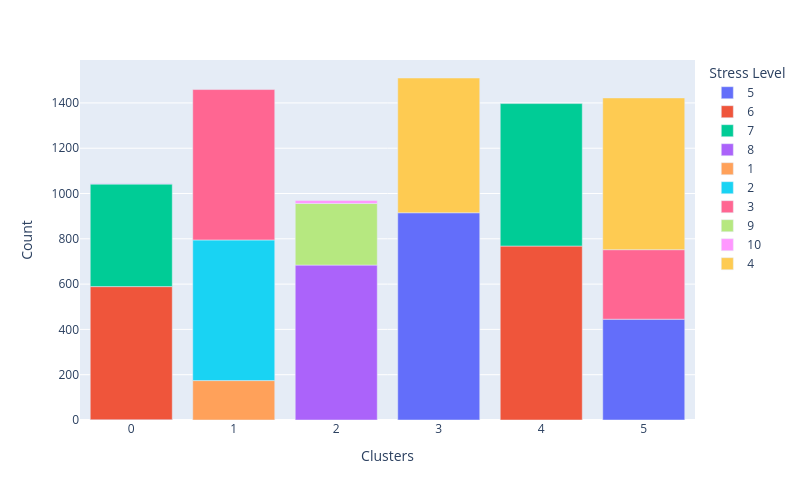
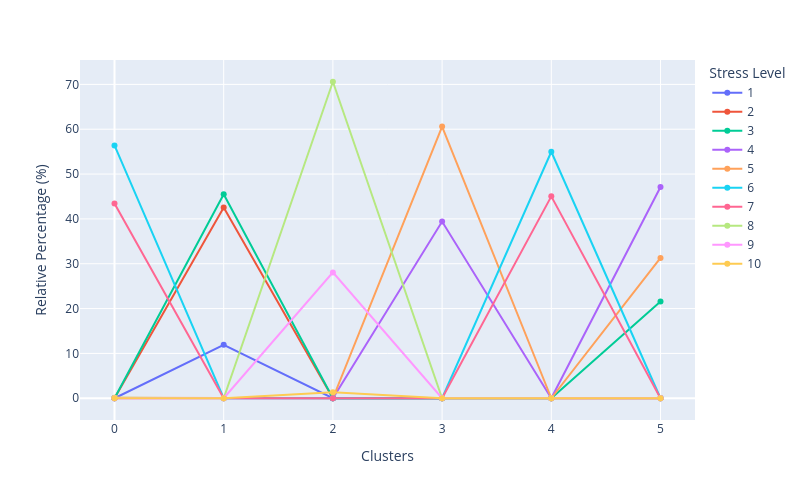

The cell these charts' notebook holds for them, in order:
### Markdown cell above
And alas, the below plot proves this with Stress Level, it has been just seperated into 3 bins with no real order, all 3 might aswell be the same cluster. I will remove Stress Level as a component.

### Code cell
df_cluster_vs=  df_cleaned.copy()
df_cluster_vs['Clusters'] = X['Clusters']
cluster_distribution_per_variable(df=df_cluster_vs, target='Stress Level')

### Figure 1 — Plotly figure (JSON) as saved in the notebook; plotly's stock layout.template omitted (floating-point values rounded to 4 significant figures)
{"data": [{"alignmentgroup": "True", "hovertemplate": "Stress Level=5<br>Clusters=%{x}<br>Count=%{y}<extra></extra>", "legendgroup": "5", "marker": {"color": "#636efa", "pattern": {"shape": ""}}, "name": "5", "offsetgroup": "5", "orientation": "v", "showlegend": true, "textposition": "auto", "type": "bar", "x": [0, 3, 5], "xaxis": "x", "y": [1, 915, 445], "yaxis": "y"}, {"alignmentgroup": "True", "hovertemplate": "Stress Level=6<br>Clusters=%{x}<br>Count=%{y}<extra></extra>", "legendgroup": "6", "marker": {"color": "#EF553B", "pattern": {"shape": ""}}, "name": "6", "offsetgroup": "6", "orientation": "v", "showlegend": true, "textposition": "auto", "type": "bar", "x": [0, 4], "xaxis": "x", "y": [588, 768], "yaxis": "y"}, {"alignmentgroup": "True", "hovertemplate": "Stress Level=7<br>Clusters=%{x}<br>Count=%{y}<extra></extra>", "legendgroup": "7", "marker": {"color": "#00cc96", "pattern": {"shape": ""}}, "name": "7", "offsetgroup": "7", "orientation": "v", "showlegend": true, "textposition": "auto", "type": "bar", "x": [0, 4], "xaxis": "x", "y": [453, 629], "yaxis": "y"}, {"alignmentgroup": "True", "hovertemplate": "Stress Level=8<br>Clusters=%{x}<br>Count=%{y}<extra></extra>", "legendgroup": "8", "marker": {"color": "#ab63fa", "pattern": {"shape": ""}}, "name": "8", "offsetgroup": "8", "orientation": "v", "showlegend": true, "textposition": "auto", "type": "bar", "x": [0, 2], "xaxis": "x", "y": [1, 684], "yaxis": "y"}, {"alignmentgroup": "True", "hovertemplate": "Stress Level=1<br>Clusters=%{x}<br>Count=%{y}<extra></extra>", "legendgroup": "1", "marker": {"color": "#FFA15A", "pattern": {"shape": ""}}, "name": "1", "offsetgroup": "1", "orientation": "v", "showlegend": true, "textposition": "auto", "type": "bar", "x": [1], "xaxis": "x", "y": [174], "yaxis": "y"}, {"alignmentgroup": "True", "hovertemplate": "Stress Level=2<br>Clusters=%{x}<br>Count=%{y}<extra></extra>", "legendgroup": "2", "marker": {"color": "#19d3f3", "pattern": {"shape": ""}}, "name": "2", "offsetgroup": "2", "orientation": "v", "showlegend": true, "textposition": "auto", "type": "bar", "x": [1], "xaxis": "x", "y": [621], "yaxis": "y"}, {"alignmentgroup": "True", "hovertemplate": "Stress Level=3<br>Clusters=%{x}<br>Count=%{y}<extra></extra>", "legendgroup": "3", "marker": {"color": "#FF6692", "pattern": {"shape": ""}}, "name": "3", "offsetgroup": "3", "orientation": "v", "showlegend": true, "textposition": "auto", "type": "bar", "x": [1, 5], "xaxis": "x", "y": [664, 307], "yaxis": "y"}, {"alignmentgroup": "True", "hovertemplate": "Stress Level=9<br>Clusters=%{x}<br>Count=%{y}<extra></extra>", "legendgroup": "9", "marker": {"color": "#B6E880", "pattern": {"shape": ""}}, "name": "9", "offsetgroup": "9", "orientation": "v", "showlegend": true, "textposition": "auto", "type": "bar", "x": [2], "xaxis": "x", "y": [272], "yaxis": "y"}, {"alignmentgroup": "True", "hovertemplate": "Stress Level=10<br>Clusters=%{x}<br>Count=%{y}<extra></extra>", "legendgroup": "10", "marker": {"color": "#FF97FF", "pattern": {"shape": ""}}, "name": "10", "offsetgroup": "10", "orientation": "v", "showlegend": true, "textposition": "auto", "type": "bar", "x": [2], "xaxis": "x", "y": [13], "yaxis": "y"}, {"alignmentgroup": "True", "hovertemplate": "Stress Level=4<br>Clusters=%{x}<br>Count=%{y}<extra></extra>", "legendgroup": "4", "marker": {"color": "#FECB52", "pattern": {"shape": ""}}, "name": "4", "offsetgroup": "4", "orientation": "v", "showlegend": true, "textposition": "auto", "type": "bar", "x": [3, 5], "xaxis": "x", "y": [595, 670], "yaxis": "y"}], "layout": {"barmode": "relative", "height": 500, "legend": {"title": {"text": "Stress Level"}, "tracegroupgap": 0}, "margin": {"t": 60}, "width": 800, "xaxis": {"anchor": "y", "domain": [0, 1], "tickmode": "array", "tickvals": [5, 0, 1, 2, 3, 4], "title": {"text": "Clusters"}}, "yaxis": {"anchor": "x", "domain": [0, 1], "title": {"text": "Count"}}}}

### Figure 2 — Plotly figure (JSON) as saved in the notebook; plotly's stock layout.template omitted (floating-point values rounded to 4 significant figures)
{"data": [{"hovertemplate": "Stress Level=1<br>Clusters=%{x}<br>Relative Percentage (%)=%{y}<extra></extra>", "legendgroup": "1", "line": {"color": "#636efa", "dash": "solid"}, "marker": {"symbol": "circle"}, "mode": "markers+lines", "name": "1", "orientation": "v", "showlegend": true, "type": "scatter", "x": [0, 1, 2, 3, 4, 5], "xaxis": "x", "y": [0, 11.93, 0, 0, 0, 0], "yaxis": "y"}, {"hovertemplate": "Stress Level=2<br>Clusters=%{x}<br>Relative Percentage (%)=%{y}<extra></extra>", "legendgroup": "2", "line": {"color": "#EF553B", "dash": "solid"}, "marker": {"symbol": "circle"}, "mode": "markers+lines", "name": "2", "orientation": "v", "showlegend": true, "type": "scatter", "x": [0, 1, 2, 3, 4, 5], "xaxis": "x", "y": [0, 42.56, 0, 0, 0, 0], "yaxis": "y"}, {"hovertemplate": "Stress Level=3<br>Clusters=%{x}<br>Relative Percentage (%)=%{y}<extra></extra>", "legendgroup": "3", "line": {"color": "#00cc96", "dash": "solid"}, "marker": {"symbol": "circle"}, "mode": "markers+lines", "name": "3", "orientation": "v", "showlegend": true, "type": "scatter", "x": [0, 1, 2, 3, 4, 5], "xaxis": "x", "y": [0, 45.51, 0, 0, 0, 21.59], "yaxis": "y"}, {"hovertemplate": "Stress Level=4<br>Clusters=%{x}<br>Relative Percentage (%)=%{y}<extra></extra>", "legendgroup": "4", "line": {"color": "#ab63fa", "dash": "solid"}, "marker": {"symbol": "circle"}, "mode": "markers+lines", "name": "4", "orientation": "v", "showlegend": true, "type": "scatter", "x": [0, 1, 2, 3, 4, 5], "xaxis": "x", "y": [0, 0, 0, 39.4, 0, 47.12], "yaxis": "y"}, {"hovertemplate": "Stress Level=5<br>Clusters=%{x}<br>Relative Percentage (%)=%{y}<extra></extra>", "legendgroup": "5", "line": {"color": "#FFA15A", "dash": "solid"}, "marker": {"symbol": "circle"}, "mode": "markers+lines", "name": "5", "orientation": "v", "showlegend": true, "type": "scatter", "x": [0, 1, 2, 3, 4, 5], "xaxis": "x", "y": [0.09588, 0, 0, 60.6, 0, 31.29], "yaxis": "y"}, {"hovertemplate": "Stress Level=6<br>Clusters=%{x}<br>Relative Percentage (%)=%{y}<extra></extra>", "legendgroup": "6", "line": {"color": "#19d3f3", "dash": "solid"}, "marker": {"symbol": "circle"}, "mode": "markers+lines", "name": "6", "orientation": "v", "showlegend": true, "type": "scatter", "x": [0, 1, 2, 3, 4, 5], "xaxis": "x", "y": [56.38, 0, 0, 0, 54.97, 0], "yaxis": "y"}, {"hovertemplate": "Stress Level=7<br>Clusters=%{x}<br>Relative Percentage (%)=%{y}<extra></extra>", "legendgroup": "7", "line": {"color": "#FF6692", "dash": "solid"}, "marker": {"symbol": "circle"}, "mode": "markers+lines", "name": "7", "orientation": "v", "showlegend": true, "type": "scatter", "x": [0, 1, 2, 3, 4, 5], "xaxis": "x", "y": [43.43, 0, 0, 0, 45.03, 0], "yaxis": "y"}, {"hovertemplate": "Stress Level=8<br>Clusters=%{x}<br>Relative Percentage (%)=%{y}<extra></extra>", "legendgroup": "8", "line": {"color": "#B6E880", "dash": "solid"}, "marker": {"symbol": "circle"}, "mode": "markers+lines", "name": "8", "orientation": "v", "showlegend": true, "type": "scatter", "x": [0, 1, 2, 3, 4, 5], "xaxis": "x", "y": [0.09588, 0, 70.59, 0, 0, 0], "yaxis": "y"}, {"hovertemplate": "Stress Level=9<br>Clusters=%{x}<br>Relative Percentage (%)=%{y}<extra></extra>", "legendgroup": "9", "line": {"color": "#FF97FF", "dash": "solid"}, "marker": {"symbol": "circle"}, "mode": "markers+lines", "name": "9", "orientation": "v", "showlegend": true, "type": "scatter", "x": [0, 1, 2, 3, 4, 5], "xaxis": "x", "y": [0, 0, 28.07, 0, 0, 0], "yaxis": "y"}, {"hovertemplate": "Stress Level=10<br>Clusters=%{x}<br>Relative Percentage (%)=%{y}<extra></extra>", "legendgroup": "10", "line": {"color": "#FECB52", "dash": "solid"}, "marker": {"symbol": "circle"}, "mode": "markers+lines", "name": "10", "orientation": "v", "showlegend": true, "type": "scatter", "x": [0, 1, 2, 3, 4, 5], "xaxis": "x", "y": [0, 0, 1.342, 0, 0, 0], "yaxis": "y"}], "layout": {"height": 500, "legend": {"title": {"text": "Stress Level"}, "tracegroupgap": 0}, "margin": {"t": 60}, "width": 800, "xaxis": {"anchor": "y", "domain": [0, 1], "tickmode": "array", "tickvals": [5, 0, 1, 2, 3, 4], "title": {"text": "Clusters"}}, "yaxis": {"anchor": "x", "domain": [0, 1], "title": {"text": "Relative Percentage (%)"}}}}
